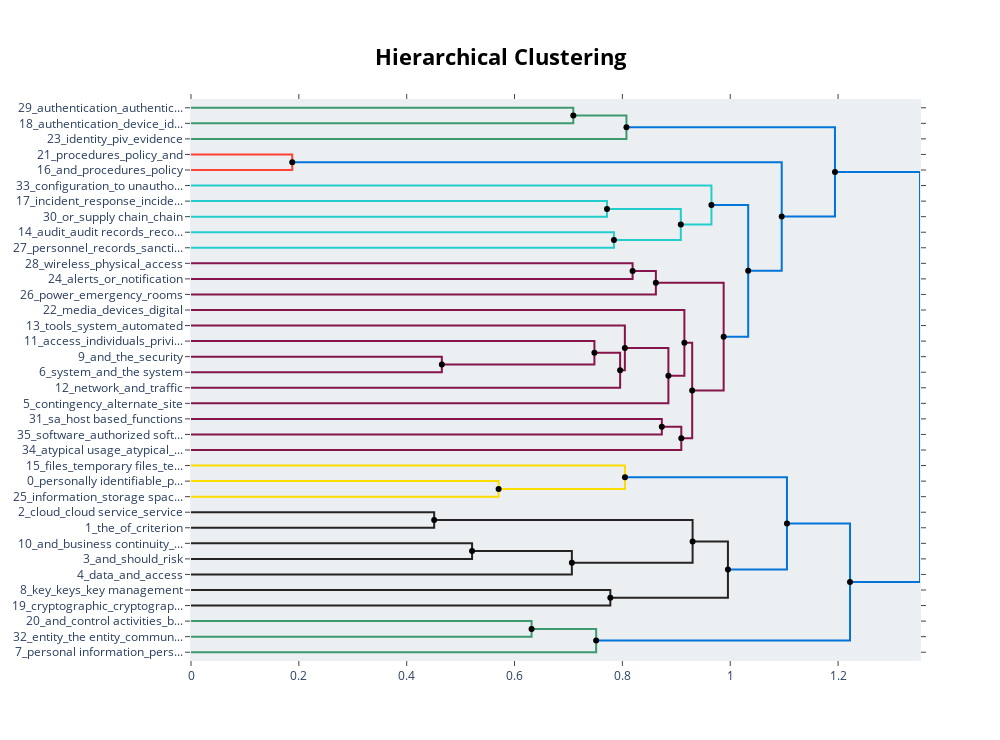

The notebook cell saved with this chart:
### Code cell
# min cluster size 5
topic_model_5.visualize_hierarchy(hierarchical_topics=hierarchical_topics_5)

### Figure 1 — Plotly figure (JSON) as saved in the notebook; plotly's stock layout.template omitted (floating-point values rounded to 4 significant figures)
{"data": [{"hoverinfo": "text", "marker": {"color": "rgb(61,153,112)"}, "mode": "lines", "text": ["authentication_authenticators_identification_identification and authentication_and authentication", "", "", "authentication_device_identification_or_identification and authentication"], "type": "scatter", "x": [0, 0.709, 0.709, 0], "xaxis": "x", "y": [-5, -5, -15, -15], "yaxis": "y"}, {"hoverinfo": "text", "marker": {"color": "rgb(61,153,112)"}, "mode": "lines", "text": ["authentication_identification_device_identification and authentication_and authentication", "", "", "identity_piv_evidence_credentials_identification and authentication"], "type": "scatter", "x": [0.709, 0.8075, 0.8075, 0], "xaxis": "x", "y": [-10, -10, -25, -25], "yaxis": "y"}, {"hoverinfo": "text", "marker": {"color": "rgb(255,65,54)"}, "mode": "lines", "text": ["procedures_policy_and_and procedures_policies", "", "", "and_procedures_policy_and procedures_or"], "type": "scatter", "x": [0, 0.1878, 0.1878, 0], "xaxis": "x", "y": [-35, -35, -45, -45], "yaxis": "y"}, {"hoverinfo": "text", "marker": {"color": "rgb(35,205,205)"}, "mode": "lines", "text": ["incident_response_incident response_incident response incident_response incident", "", "", "or_supply chain_chain_supply_incident"], "type": "scatter", "x": [0, 0.7715, 0.7715, 0], "xaxis": "x", "y": [-65, -65, -75, -75], "yaxis": "y"}, {"hoverinfo": "text", "marker": {"color": "rgb(35,205,205)"}, "mode": "lines", "text": ["audit_audit records_records_audit record_of audit", "", "", "personnel_records_sanctions_rescreening_screening"], "type": "scatter", "x": [0, 0.7844, 0.7844, 0], "xaxis": "x", "y": [-85, -85, -95, -95], "yaxis": "y"}, {"hoverinfo": "text", "marker": {"color": "rgb(35,205,205)"}, "mode": "lines", "text": ["incident_response_incident response_or_and", "", "", "audit_records_audit records_audit record_of audit"], "type": "scatter", "x": [0.7715, 0.9084, 0.9084, 0.7844], "xaxis": "x", "y": [-70, -70, -90, -90], "yaxis": "y"}, {"hoverinfo": "text", "marker": {"color": "rgb(35,205,205)"}, "mode": "lines", "text": ["configuration_to unauthorized_spam protection_spam_unauthorized", "", "", "audit_incident_response_records_incident response"], "type": "scatter", "x": [0, 0.9651, 0.9651, 0.9084], "xaxis": "x", "y": [-55, -55, -80, -80], "yaxis": "y"}, {"hoverinfo": "text", "marker": {"color": "rgb(133,20,75)"}, "mode": "lines", "text": ["wireless_physical_access_physical access_wireless access", "", "", "alerts_or_notification_personnel_generated"], "type": "scatter", "x": [0, 0.8189, 0.8189, 0], "xaxis": "x", "y": [-105, -105, -115, -115], "yaxis": "y"}, {"hoverinfo": "text", "marker": {"color": "rgb(133,20,75)"}, "mode": "lines", "text": ["physical_wireless_access_physical access_system", "", "", "power_emergency_rooms_environmental_source"], "type": "scatter", "x": [0.8189, 0.8621, 0.8621, 0], "xaxis": "x", "y": [-110, -110, -125, -125], "yaxis": "y"}, {"hoverinfo": "text", "marker": {"color": "rgb(133,20,75)"}, "mode": "lines", "text": ["and_the_security_system_of", "", "", "system_and_the system_the_configuration"], "type": "scatter", "x": [0, 0.4652, 0.4652, 0], "xaxis": "x", "y": [-165, -165, -175, -175], "yaxis": "y"}, {"hoverinfo": "text", "marker": {"color": "rgb(133,20,75)"}, "mode": "lines", "text": ["access_individuals_privileged_personnel_accounts", "", "", "system_and_the_security_of"], "type": "scatter", "x": [0, 0.7481, 0.7481, 0.4652], "xaxis": "x", "y": [-155, -155, -170, -170], "yaxis": "y"}, {"hoverinfo": "text", "marker": {"color": "rgb(133,20,75)"}, "mode": "lines", "text": ["system_and_the_or_to", "", "", "network_and_traffic_remote_to"], "type": "scatter", "x": [0.7481, 0.7958, 0.7958, 0], "xaxis": "x", "y": [-162.5, -162.5, -185, -185], "yaxis": "y"}, {"hoverinfo": "text", "marker": {"color": "rgb(133,20,75)"}, "mode": "lines", "text": ["tools_system_automated_and_malware", "", "", "and_system_the_to_of"], "type": "scatter", "x": [0, 0.8046, 0.8046, 0.7958], "xaxis": "x", "y": [-145, -145, -173.8, -173.8], "yaxis": "y"}, {"hoverinfo": "text", "marker": {"color": "rgb(133,20,75)"}, "mode": "lines", "text": ["system_and_the_to_of", "", "", "contingency_alternate_site_plans_sites"], "type": "scatter", "x": [0.8046, 0.8853, 0.8853, 0], "xaxis": "x", "y": [-159.4, -159.4, -195, -195], "yaxis": "y"}, {"hoverinfo": "text", "marker": {"color": "rgb(133,20,75)"}, "mode": "lines", "text": ["media_devices_digital_digital media_portable", "", "", "and_system_the_to_of"], "type": "scatter", "x": [0, 0.915, 0.915, 0.8853], "xaxis": "x", "y": [-135, -135, -177.2, -177.2], "yaxis": "y"}, {"hoverinfo": "text", "marker": {"color": "rgb(133,20,75)"}, "mode": "lines", "text": ["sa_host based_functions_host_separate", "", "", "software_authorized software_execution_authorized_software programs"], "type": "scatter", "x": [0, 0.8731, 0.8731, 0], "xaxis": "x", "y": [-205, -205, -215, -215], "yaxis": "y"}, {"hoverinfo": "text", "marker": {"color": "rgb(133,20,75)"}, "mode": "lines", "text": ["software_sa_functions_system_security functions", "", "", "atypical usage_atypical_separation_usage_accounts"], "type": "scatter", "x": [0.8731, 0.9092, 0.9092, 0], "xaxis": "x", "y": [-210, -210, -225, -225], "yaxis": "y"}, {"hoverinfo": "text", "marker": {"color": "rgb(133,20,75)"}, "mode": "lines", "text": ["and_system_the_to_of", "", "", "software_functions_system_sa_security functions"], "type": "scatter", "x": [0.915, 0.9294, 0.9294, 0.9092], "xaxis": "x", "y": [-156.1, -156.1, -217.5, -217.5], "yaxis": "y"}, {"hoverinfo": "text", "marker": {"color": "rgb(133,20,75)"}, "mode": "lines", "text": ["power_physical_wireless_system_environmental", "", "", "and_system_the_to_of"], "type": "scatter", "x": [0.8621, 0.9878, 0.9878, 0.9294], "xaxis": "x", "y": [-117.5, -117.5, -186.8, -186.8], "yaxis": "y"}, {"hoverinfo": "text", "marker": {"color": "rgb(0,116,217)"}, "mode": "lines", "text": ["audit_incident_response_records_incident response", "", "", "system_and_the_to_of"], "type": "scatter", "x": [0.9651, 1.033, 1.033, 0.9878], "xaxis": "x", "y": [-67.5, -67.5, -152.1, -152.1], "yaxis": "y"}, {"hoverinfo": "text", "marker": {"color": "rgb(0,116,217)"}, "mode": "lines", "text": ["procedures_and_policy_and procedures_policies", "", "", "and_system_the_of_to"], "type": "scatter", "x": [0.1878, 1.095, 1.095, 1.033], "xaxis": "x", "y": [-40, -40, -109.8, -109.8], "yaxis": "y"}, {"hoverinfo": "text", "marker": {"color": "rgb(0,116,217)"}, "mode": "lines", "text": ["authentication_identification_identification and authentication_and authentication_identification and", "", "", "and_system_or_the_of"], "type": "scatter", "x": [0.8075, 1.194, 1.194, 1.095], "xaxis": "x", "y": [-17.5, -17.5, -74.91, -74.91], "yaxis": "y"}, {"hoverinfo": "text", "marker": {"color": "rgb(255,220,0)"}, "mode": "lines", "text": ["personally identifiable_personally identifiable information_identifiable information_personally_identifiable", "", "", "information_storage space_data_space_is"], "type": "scatter", "x": [0, 0.5705, 0.5705, 0], "xaxis": "x", "y": [-245, -245, -255, -255], "yaxis": "y"}, {"hoverinfo": "text", "marker": {"color": "rgb(255,220,0)"}, "mode": "lines", "text": ["files_temporary files_temporary_files are_information", "", "", "personally identifiable information_personally identifiable_identifiable information_personally_identifiable"], "type": "scatter", "x": [0, 0.8048, 0.8048, 0.5705], "xaxis": "x", "y": [-235, -235, -250, -250], "yaxis": "y"}, {"hoverinfo": "text", "marker": {"color": "rgb(40,35,35)"}, "mode": "lines", "text": ["cloud_cloud service_service_the cloud_the cloud service", "", "", "the_of_criterion_cloud_the cloud"], "type": "scatter", "x": [0, 0.451, 0.451, 0], "xaxis": "x", "y": [-265, -265, -275, -275], "yaxis": "y"}, {"hoverinfo": "text", "marker": {"color": "rgb(40,35,35)"}, "mode": "lines", "text": ["and_business continuity_continuity_should_business", "", "", "and_should_risk_management_chain"], "type": "scatter", "x": [0, 0.5212, 0.5212, 0], "xaxis": "x", "y": [-285, -285, -295, -295], "yaxis": "y"}, {"hoverinfo": "text", "marker": {"color": "rgb(40,35,35)"}, "mode": "lines", "text": ["and_should_management_procedures_and procedures", "", "", "data_and_access_should_should be"], "type": "scatter", "x": [0.5212, 0.7063, 0.7063, 0], "xaxis": "x", "y": [-290, -290, -305, -305], "yaxis": "y"}, {"hoverinfo": "text", "marker": {"color": "rgb(40,35,35)"}, "mode": "lines", "text": ["the_cloud_service_cloud service_the cloud", "", "", "and_should_management_data_should be"], "type": "scatter", "x": [0.451, 0.9302, 0.9302, 0.7063], "xaxis": "x", "y": [-270, -270, -297.5, -297.5], "yaxis": "y"}, {"hoverinfo": "text", "marker": {"color": "rgb(40,35,35)"}, "mode": "lines", "text": ["key_keys_key management_encryption_management", "", "", "cryptographic_cryptographic mechanisms_mechanisms_cryptography_protection"], "type": "scatter", "x": [0, 0.7776, 0.7776, 0], "xaxis": "x", "y": [-315, -315, -325, -325], "yaxis": "y"}, {"hoverinfo": "text", "marker": {"color": "rgb(40,35,35)"}, "mode": "lines", "text": ["the_cloud_service_cloud service_the cloud", "", "", "key_keys_cryptographic_key management_management"], "type": "scatter", "x": [0.9302, 0.9957, 0.9957, 0.7776], "xaxis": "x", "y": [-283.8, -283.8, -320, -320], "yaxis": "y"}, {"hoverinfo": "text", "marker": {"color": "rgb(0,116,217)"}, "mode": "lines", "text": ["personally identifiable information_personally identifiable_identifiable information_personally_identifiable", "", "", "the_cloud_service_cloud service_and"], "type": "scatter", "x": [0.8048, 1.105, 1.105, 0.9957], "xaxis": "x", "y": [-242.5, -242.5, -301.9, -301.9], "yaxis": "y"}, {"hoverinfo": "text", "marker": {"color": "rgb(61,153,112)"}, "mode": "lines", "text": ["and_control activities_board_of_the board of", "", "", "entity_the entity_communicates_business partners_partners"], "type": "scatter", "x": [0, 0.6316, 0.6316, 0], "xaxis": "x", "y": [-335, -335, -345, -345], "yaxis": "y"}, {"hoverinfo": "text", "marker": {"color": "rgb(61,153,112)"}, "mode": "lines", "text": ["entity_the entity_and_of_the", "", "", "personal information_personal_the entity_entity_to"], "type": "scatter", "x": [0.6316, 0.7513, 0.7513, 0], "xaxis": "x", "y": [-340, -340, -355, -355], "yaxis": "y"}, {"hoverinfo": "text", "marker": {"color": "rgb(0,116,217)"}, "mode": "lines", "text": ["the_cloud_of_and_service", "", "", "entity_the entity_to_personal information_the"], "type": "scatter", "x": [1.105, 1.222, 1.222, 0.7513], "xaxis": "x", "y": [-272.2, -272.2, -347.5, -347.5], "yaxis": "y"}, {"hoverinfo": "text", "marker": {"color": "rgb(0,116,217)"}, "mode": "lines", "text": ["and_system_or_the_of", "", "", "the_cloud_of_and_to"], "type": "scatter", "x": [1.194, 1.352, 1.352, 1.222], "xaxis": "x", "y": [-46.21, -46.21, -309.8, -309.8], "yaxis": "y"}, {"hoverinfo": "text", "hovertext": ["authentication_identification_device_identification and authentication_and authentication", "incident_response_incident response_or_and", "physical_wireless_access_physical access_system", "system_and_the_or_to", "system_and_the_to_of", "software_sa_functions_system_security functions", "and_system_the_to_of", "power_physical_wireless_system_environmental", "audit_incident_response_records_incident response", "procedures_and_policy_and procedures_policies", "authentication_identification_identification and authentication_and authentication_identification and", "and_should_management_procedures_and procedures", "the_cloud_service_cloud service_the cloud", "the_cloud_service_cloud service_the cloud", "personally identifiable information_personally identifiable_identifiable information_personally_identifiable", "entity_the entity_and_of_the", "the_cloud_of_and_service", "and_system_or_the_of"], "marker": {"color": "black"}, "mode": "markers", "showlegend": false, "type": "scatter", "x": [0.709, 0.7715, 0.8189, 0.7481, 0.8046, 0.8731, 0.915, 0.8621, 0.9651, 0.1878, 0.8075, 0.5212, 0.451, 0.9302, 0.8048, 0.6316, 1.105, 1.194], "y": [-10, -70, -110, -162.5, -159.4, -210, -156.1, -117.5, -67.5, -40, -17.5, -290, -270, -283.8, -242.5, -340, -272.2, -46.21]}, {"hoverinfo": "text", "hovertext": ["audit_records_audit records_audit record_of audit", "audit_incident_response_records_incident response", "system_and_the_security_of", "and_system_the_to_of", "and_system_the_to_of", "software_functions_system_sa_security functions", "and_system_the_to_of", "system_and_the_to_of", "and_system_the_of_to", "and_system_or_the_of", "personally identifiable information_personally identifiable_identifiable information_personally_identifiable", "and_should_management_data_should be", "key_keys_cryptographic_key management_management", "the_cloud_service_cloud service_and", "entity_the entity_to_personal information_the", "the_cloud_of_and_to"], "marker": {"color": "black"}, "mode": "markers", "showlegend": false, "type": "scatter", "x": [0.7844, 0.9084, 0.4652, 0.7958, 0.8853, 0.9092, 0.9294, 0.9878, 1.033, 1.095, 0.5705, 0.7063, 0.7776, 0.9957, 0.7513, 1.222], "y": [-90, -80, -170, -173.8, -177.2, -217.5, -186.8, -152.1, -109.8, -74.91, -250, -297.5, -320, -301.9, -347.5, -309.8]}], "layout": {"autosize": false, "height": 740, "hoverlabel": {"bgcolor": "white", "font": {"family": "Rockwell", "size": 16}}, "hovermode": "closest", "plot_bgcolor": "#ECEFF1", "showlegend": false, "title": {"font": {"color": "Black", "size": 22}, "text": "<b>Hierarchical Clustering</b>", "x": 0.5, "xanchor": "center", "yanchor": "top"}, "width": 1000, "xaxis": {"mirror": "allticks", "rangemode": "tozero", "showgrid": false, "showline": true, "showticklabels": true, "ticks": "outside", "type": "linear", "zeroline": false}, "yaxis": {"mirror": "allticks", "range": [-360, 0], "rangemode": "tozero", "showgrid": false, "showline": true, "showticklabels": true, "tickmode": "array", "ticks": "outside", "ticktext": ["29_authentication_authentic...", "18_authentication_device_id...", "23_identity_piv_evidence", "21_procedures_policy_and", "16_and_procedures_policy", "33_configuration_to unautho...", "17_incident_response_incide...", "30_or_supply chain_chain", "14_audit_audit records_reco...", "27_personnel_records_sancti...", "28_wireless_physical_access", "24_alerts_or_notification", "26_power_emergency_rooms", "22_media_devices_digital", "13_tools_system_automated", "11_access_individuals_privi...", "9_and_the_security", "6_system_and_the system", "12_network_and_traffic", "5_contingency_alternate_site", "31_sa_host based_functions", "35_software_authorized soft...", "34_atypical usage_atypical_...", "15_files_temporary files_te...", "0_personally identifiable_p...", "25_information_storage spac...", "2_cloud_cloud service_service", "1_the_of_criterion", "10_and_business continuity_...", "3_and_should_risk", "4_data_and_access", "8_key_keys_key management", "19_cryptographic_cryptograp...", "20_and_control activities_b...", "32_entity_the entity_commun...", "7_personal information_pers..."], "tickvals": [-5, -15, -25, -35, -45, -55, -65, -75, -85, -95, -105, -115, -125, -135, -145, -155, -165, -175, -185, -195, -205, -215, -225, -235, -245, -255, -265, -275, -285, -295, -305, -315, -325, -335, -345, -355], "type": "linear", "zeroline": false}}}
